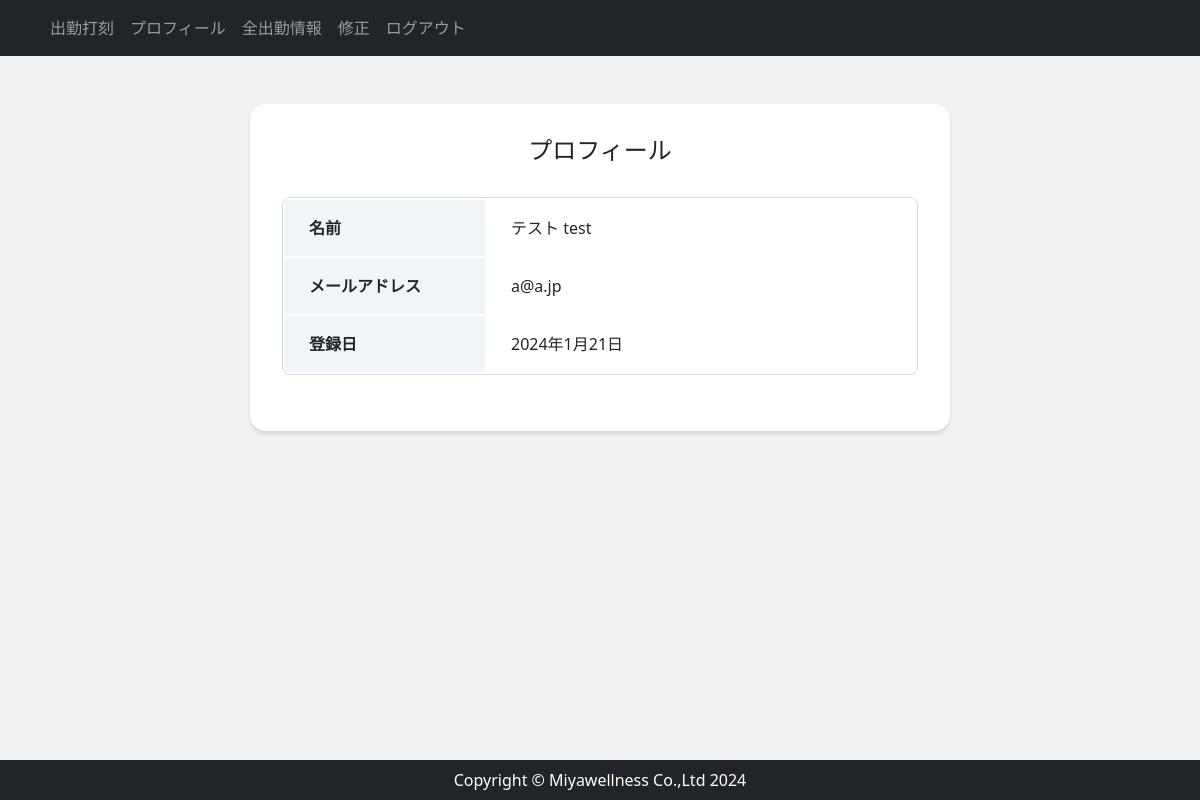
Page /accounts/profile/ (signed in) on the earlier database version.
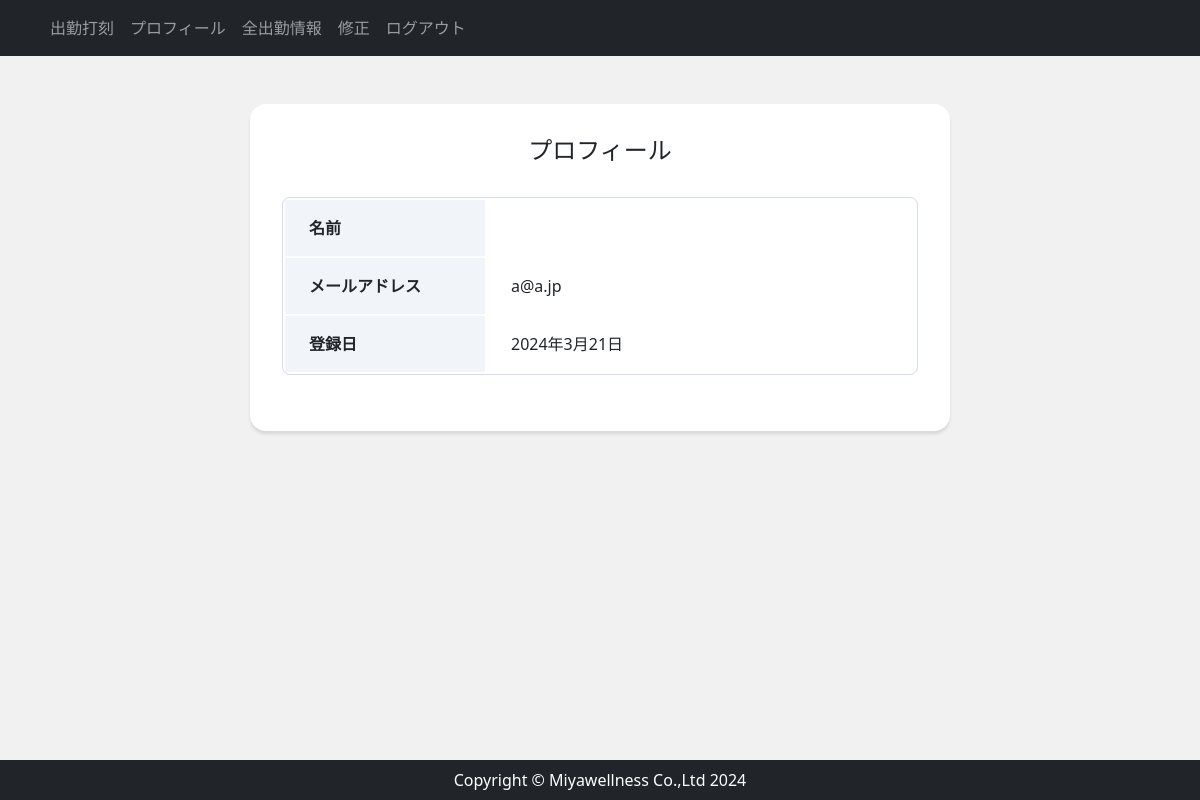
Same page on the later database version.
### accounts/models.py (models this page shows, shortened)
class CustomUser(AbstractBaseUser, PermissionsMixin):
    email = models.EmailField("メールアドレス", unique=True)
    first_name = models.CharField("姓", max_length=150,)
    last_name = models.CharField("名", max_length=150,)
    department = models.CharField("所属", max_length=30, blank=True)
    created = models.DateTimeField("入会日", default=timezone.now, editable=False, blank=True)
    is_staff = models.BooleanField(
        ("staff status"),
        default=False,
        help_text=("Designates whether the user can log into this admin site."),
    )
    is_active = models.BooleanField(
        ("active"),
        default=True,
        help_text=(
            "Designates whether this user should be treated as active. "
            "Unselect this instead of deleting accounts."
        ),
    )
    objects = UserManager()
    EMAIL_FIELD = "email"
    USERNAME_FIELD = "email"
    REQUIRED_FIELDS = []
    class Meta:
        verbose_name = ("user")
        verbose_name_plural = ("users")

### accounts/views.py (the view)
# urls.py: path('profile/', views.ProfileView.as_view(), name='profile'),
class ProfileView(LoginRequiredMixin, View):
    def get(self, request, *args, **kwargs):
        user_data = CustomUser.objects.get(id=request.user.id)
        return render(request, 'accounts/profile.html', {
            'user_data': user_data,
        })

### accounts/templates/accounts/profile.html
{% extends "app/base.html" %} {% block content %}
<div class="card card-profile my-5 mx-auto">
    <div class="card-body">
        <h5 class="card-title text-center">プロフィール</h5>
        <table class="profile_table mb-4">
        <tbody>
            <tr>
            <th class="header">名前</th>
            <td class="data">
                {{ user_data.first_name }} {{ user_data.last_name }}
            </td>
            </tr>
            <tr>
            <th class="header">メールアドレス</th>
            <td class="data">{{ user_data.email }}</td>
            </tr>
            <tr>
            <th class="header">登録日</th>
            <td class="data">{{ user_data.created|date }}</td>
            </tr>
        </tbody>
        </table>
    </div>
</div>
{% endblock %}

Differences in the rows shown:
changed CustomUser "a@a.jp": created "2024年1月21日" → "2024年3月21日"; first_name "テスト" → (not shown); last_name "test" → (not shown)
